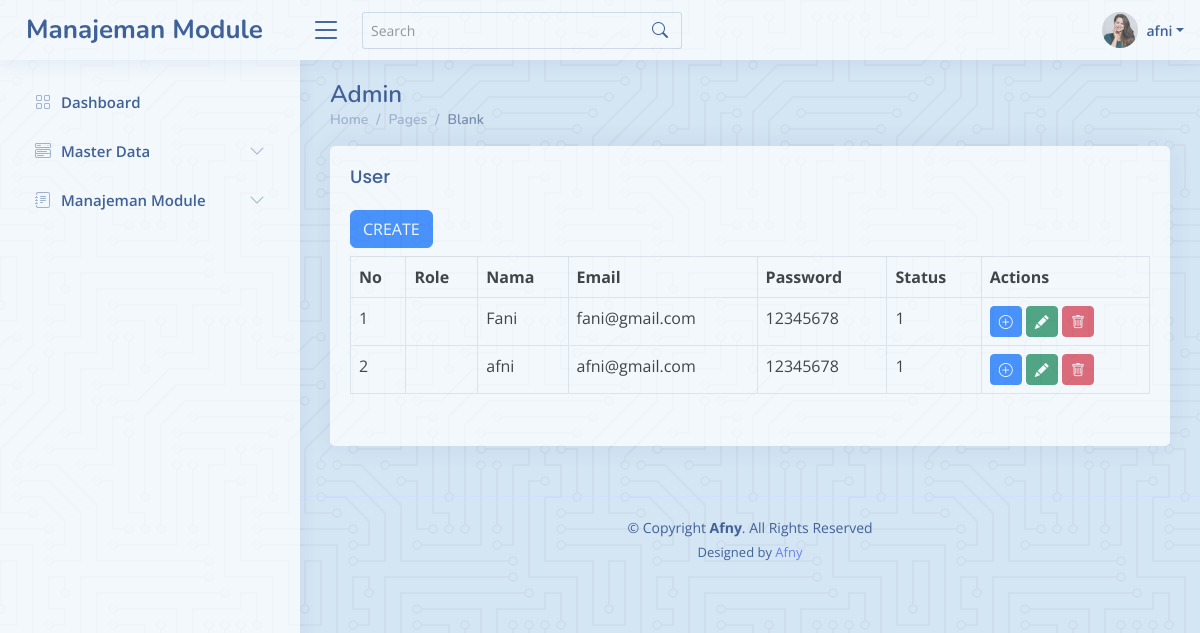
Before: /admin/user.php (signed in) with the older database file.
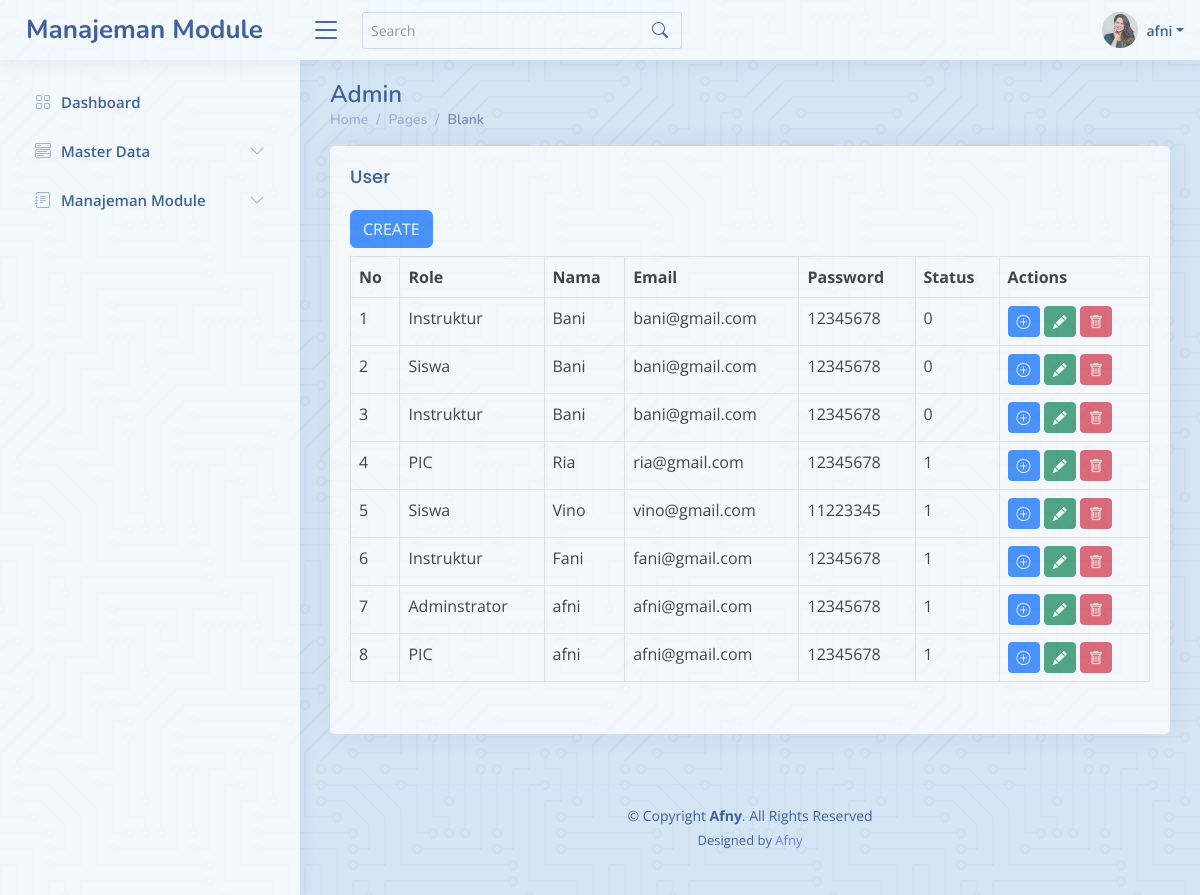
After: the same page with the newer database file.
### tables this page shows
CREATE TABLE `users` (
  `id` int(11) NOT NULL,
  `name` varchar(50) NOT NULL,
  `email` varchar(50) NOT NULL,
  `password` varchar(100) NOT NULL,
  `is_active` tinyint(1) NOT NULL DEFAULT 1,
  `created_at` timestamp NOT NULL DEFAULT current_timestamp(),
  `updated_at` timestamp NULL DEFAULT NULL ON UPDATE current_timestamp()
);

CREATE TABLE `roles` (
  `id` int(11) NOT NULL,
  `name` varchar(50) NOT NULL,
  `is_active` tinyint(1) NOT NULL,
  `created_at` timestamp NOT NULL DEFAULT current_timestamp(),
  `updated_at` timestamp NOT NULL DEFAULT '0000-00-00 00:00:00' ON UPDATE current_timestamp()
);

### admin/user.php (the view, shortened to what this page needs)
<?php
require_once "../koneksi.php";
$user = mysqli_query($koneksi, "SELECT
    u.id AS user_id,
    u.name AS user_name,
    u.id,
    u.email,
    u.password,
    u.is_active,
    r.name AS role_name
FROM
    users u
LEFT JOIN
    user_role ur ON u.id = ur.user_id
LEFT JOIN
    roles r ON ur.role_id = r.id
ORDER BY
    u.id DESC");
$rows = mysqli_fetch_all($user, MYSQLI_ASSOC);
?>
<!DOCTYPE html>
<html lang="en">
<head>
  <link href="../assets/vendor/bootstrap/css/bootstrap.min.css" rel="stylesheet">
  <link href="../assets/vendor/bootstrap-icons/bootstrap-icons.css" rel="stylesheet">
  <link href="../assets/vendor/boxicons/css/boxicons.min.css" rel="stylesheet">
  <link href="../assets/vendor/quill/quill.snow.css" rel="stylesheet">
  <link href="../assets/vendor/quill/quill.bubble.css" rel="stylesheet">
  <link href="../assets/vendor/remixicon/remixicon.css" rel="stylesheet">
  <link href="../assets/vendor/simple-datatables/style.css" rel="stylesheet">
  <link href="../assets/css/style.css" rel="stylesheet">
</head>
<body>
  <?php  include "../inc/header.php"; ?>
  <?php  include "../inc/sidebar.php"; ?>
  <main id="main" class="main">
    <div class="pagetitle">
      <h1>Admin</h1>
      <nav>
        <ol class="breadcrumb">
          <li class="breadcrumb-item"><a href="index.html">Home</a></li>
          <li class="breadcrumb-item">Pages</li>
          <li class="breadcrumb-item active">Blank</li>
        </ol>
      </nav>
    </div>
    <section class="section">
      <div class="row">
        <div class="col-lg-12">
          <div class="card">
            <div class="card-body">
              <h5 class="card-title">User</h5>
              <div class="table table-responsive">
                <a class="btn btn-primary mb-2" href="edit-user.php">CREATE</a>
                <table class="table table-bordered">
                  <tr>
                    <th>No</th>
                    <th>Role</th>
                    <th>Nama</th>
                    <th>Email</th>
                    <th>Password</th>
                    <th>Status</th>
                    <th>Actions</th>
                  </tr>
                  <?php
                  $no = 1;
                  foreach ($rows as $row) {
                  ?>
                    <tr>
                      <td><?= $no++ ?></td>
                      <td><?= $row['role_name'] ?></td>
                      <td><?= $row['user_name'] ?></td>
                      <td><?= $row['email']?></td>
                      <td><?= $row['password'] ?></td>
                      <td><?= $row['is_active'] ?></td>
                      <td>
                      <a href="add-roleuser.php" class="btn btn-primary btn-sm"><i class="bi bi-plus-circle"></i></i></a>
                      <a href="edit-user.php?Edit=<?php echo $row['id'] ?>" class="btn btn-success btn-sm"><i class="bi bi-pencil-fill"></i></a>
                      <a onclick="return confirm ('Yakin ingin menghapus?')" href="user.php?idDel=<?php echo $row['id'] ?>" class="btn btn-danger btn-sm"><i class="bi bi-trash"></i></a>
                      </td>
                    </tr>
                  <?php
                  } ?>
                </table>
              </div>
            </div>
          </div>
        </div>
      </div>
    </section>
  </main>
  <?= include '../inc/footer.php'; ?>
</body>
</html>

Changed rows visible on the page:
added users: roles.name "Instruktur", name "Bani", email "bani@gmail.com", password "12345678", is_active "0", roles.name "Siswa"
added users: roles.name "PIC", name "Ria", email "ria@gmail.com", password "12345678", is_active "1"
added users: roles.name "Siswa", name "Vino", email "vino@gmail.com", password "11223345", is_active "1"
shown differently, row unchanged: users "Fani": roles.name (not shown) → "Instruktur"
now on one of the page's lists (row unchanged): users: roles.name "PIC", name "afni", email "afni@gmail.com", password "12345678", is_active "1"
shown differently, row unchanged: users "afni": roles.name (not shown) → "Adminstrator"
